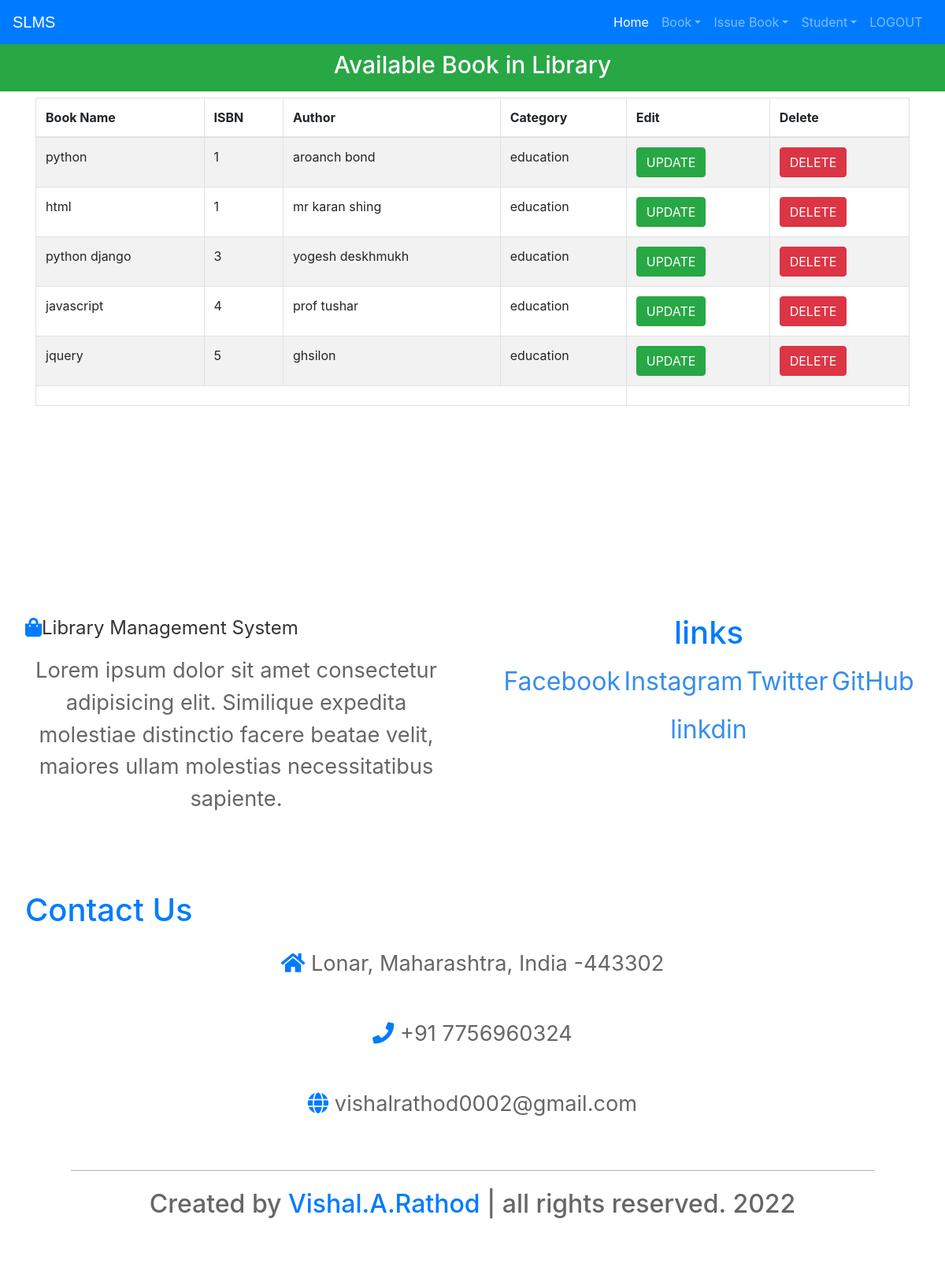
The app's page /viewbook with its own data.
### library/models.py (models this page shows, shortened)
class Book(models.Model):
    catchoice= [
        ('education', 'Education'),
        ('entertainment', 'Entertainment'),
        ('comics', 'Comics'),
        ('biography', 'Biography'),
        ('history', 'History'),
        ('novel', 'Novel'),
        ('fantasy', 'Fantasy'),
        ('thriller', 'Thriller'),
        ('romance', 'Romance'),
        ('scifi','Sci-Fi')
        ]
    name=models.CharField(max_length=30)
    isbn=models.PositiveIntegerField()
    author=models.CharField(max_length=40)
    category=models.CharField(max_length=30,choices=catchoice,default='education')

### library/views.py (the view)
# urls.py: path('viewbook', views.viewbook_view),
def viewbook_view(request):
    books=models.Book.objects.all()
    return render(request,'library/viewbook.html',{'books':books})

### templates/library/viewbook.html (shortened to what this page needs)
<!DOCTYPE html>
<html lang="en" dir="ltr">
  <head>
  </head>
  <body>
    {% include "library/navbaradmin.html" %}
    <br>
    <br>
    <h3 class="p-3 mb-2 bg-success text-white" style = 'font-size: 30px;text-align:center;'>Available Book in Library</h3>
{% if books%}
<div class="container">
  <table class="table table-hover table-condensed table-striped table-bordered">
    <thead>
    <tr>
    <th>Book Name</th>
    <th>ISBN</th>
    <th>Author</th>
    <th>Category</th>
    <th>Edit</th>
    <th>Delete</th>
    </tr>
    </thead>
    <tfoot>
    <tr>
    <td colspan="4" rowspan="4">
    </td>
    </tr>
    </tfoot>
    <tbody>
      {% for book in books %}
        <tr>
          <td>{{book.name}}</td>
          <td>{{book.isbn}}</td>
          <td>{{book.author}}</td>
          <td>{{book.category}}</td>
          <td><a href="/update/{{book.id}}" class="btn btn-success">UPDATE</a></td>
          <td><a href="/delete/{{book.id}}" class="btn btn-danger">DELETE</a></td>
        </tr>
      {% endfor %}
    </tbody>
    </table>
</div>
{%else%}
<h1>Have 0 book</h1>
{%endif%}
<br><br><br><br><br><br><br><br><br>
    {% include "library/footer.html" %}
  </body>
</html>

### templates/library/navbaradmin.html (shortened to what this page needs)
<!DOCTYPE html>
{% load static %}
<html lang="en">
<head>
<link rel="stylesheet" href="https://stackpath.bootstrapcdn.com/bootstrap/4.3.1/css/bootstrap.min.css">
<link rel="stylesheet" href="https://maxcdn.bootstrapcdn.com/font-awesome/4.7.0/css/font-awesome.min.css">
</head>
<body>
<div class="bs-example">
    <nav class="navbar navbar-expand-md bg-primary navbar-dark fixed-top">
        <a href="/" class="navbar-brand">SLMS</a>
        <div class="collapse navbar-collapse justify-content-between" id="navbarCollapse">
            <div class="navbar-nav">
              <a href="/" class="nav-item nav-link active">Home</a>
                <div class="nav-item dropdown">
                  <a href="#" class="nav-link dropdown-toggle" data-toggle="dropdown">Book</a>
                </div>
                <div class="nav-item dropdown">
                  <a href="#" class="nav-link dropdown-toggle" data-toggle="dropdown">Issue Book</a>
                </div>
                <div class="nav-item dropdown">
                  <a href="#" class="nav-link dropdown-toggle" data-toggle="dropdown">Student</a>
                </div>
                <a href="logout" class="nav-item nav-link">LOGOUT</a> &nbsp
            </div>
        </div>
    </nav>
</div>
</body>
</html>

### templates/library/footer.html (shortened to what this page needs)
<!DOCTYPE html>
<html>
<head>
  <link rel="stylesheet" href="https://cdnjs.cloudflare.com/ajax/libs/font-awesome/5.15.2/css/all.min.css">
</head>
<body>
  <section class="footer">
    <div class="box-container">
        <div class="box">
            <a href="#" class="logo"> <i class="fas fa-shopping-bag"></i>Library Management System </a>
            <p>Lorem ipsum dolor sit amet consectetur adipisicing elit. Similique expedita molestiae distinctio
                facere beatae velit, maiores ullam molestias necessitatibus sapiente.</p>
        </div>
        <div class="box">
            <h3>links</h3>
            <a href="https://www.facebook.com/profile.php?id=100026453713708">Facebook</a>
            <a href="https://www.instagram.com/vishalrathod_vira/">Instagram</a>
            <a href="https://twitter.com/VISHALR33526774">Twitter</a>
            <a href="https://github.com/vishalrathodvira">GitHub</a>
            <a href="https://www.linkedin.com/in/vishal-rathod-5b918b194">linkdin</a>
        </div>
        <div class="box">
            <h3>Contact Us</h3>
            <p> <i class="fas fa-home"></i>
                Lonar, Maharashtra,
                India -443302
            </p>
            <p> <i class="fas fa-phone"></i>
                +91 7756960324
            </p>
            <p> <i class="fas fa-globe"></i>
                vishalrathod0002@gmail.com
            </p>
        </div>
    </div>
    <h1 class="credit"> Created by <span>Vishal.A.Rathod</span> | all rights reserved. 2022 </h1>
</section>
</body>
</html>

### templates/library/navbaradmin.html (style rules this page uses)
.bs-example { margin: 0px; }
.navbar-brand { font-size: 20px; font-family: sans-serif; }

### templates/library/footer.html (style rules this page uses)
p { text-align:center; }
.footer .box-container { display: flex; justify-content: center; flex-wrap: wrap; }
.footer .box-container .box { flex:1 1 25rem; margin:2rem; }
.footer .box-container .box .logo { font-size: 1.5rem; color:#333; }
.footer .box-container .box i { color:var(--blue); }
.footer .box-container .box p { font-size: 1.7rem; padding:1rem 0; color:#666; }
.footer .box-container .box h3 { font-size: 2.5rem; color:var(--blue); }
.footer .box-container .box:nth-child(2) { text-align: center; }
.footer .box-container .box:nth-child(2) a { display:inline-block; font-size: 2rem; padding:.4rem 0; color:rgb(54, 142, 236); }
.footer .credit { text-align: center; width: 85%; margin:0 auto; padding:1.4rem 0; border-top: .1rem solid rgba(0,0,0,.3); color:#666; font-size: 2rem; padding-bottom: 5rem; }
.footer .credit span { color:var(--blue); }
.box a { display: inline-block; }

### records on screen
Book: name "python", isbn "1", author "aroanch bond", category "education"
Book: name "html", isbn "1", author "mr karan shing", category "education"
Book: name "python django", isbn "3", author "yogesh deskhmukh", category "education"
Book: name "javascript", isbn "4", author "prof tushar", category "education"
Book: name "jquery", isbn "5", author "ghsilon", category "education"
